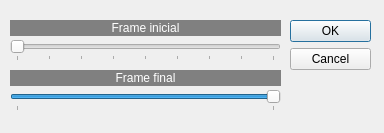
<?xml version="1.0" encoding="UTF-8"?>
<ui version="4.0">
 <class>Movimiento</class>
 <widget class="QDialog" name="Movimiento">
  <property name="geometry">
   <rect>
    <x>0</x>
    <y>0</y>
    <width>384</width>
    <height>133</height>
   </rect>
  </property>
  <property name="windowTitle">
   <string>Movimiento</string>
  </property>
  <widget class="QDialogButtonBox" name="buttonBox">
   <property name="geometry">
    <rect>
     <x>290</x>
     <y>20</y>
     <width>81</width>
     <height>71</height>
    </rect>
   </property>
   <property name="orientation">
    <enum>Qt::Vertical</enum>
   </property>
   <property name="standardButtons">
    <set>QDialogButtonBox::Cancel|QDialogButtonBox::Ok</set>
   </property>
  </widget>
  <widget class="QLabel" name="label">
   <property name="geometry">
    <rect>
     <x>10</x>
     <y>20</y>
     <width>271</width>
     <height>16</height>
    </rect>
   </property>
   <property name="styleSheet">
    <string notr="true">background-color: rgb(128, 128, 128);
color: rgb(255, 255, 255);</string>
   </property>
   <property name="text">
    <string>Frame inicial</string>
   </property>
   <property name="alignment">
    <set>Qt::AlignCenter</set>
   </property>
  </widget>
  <widget class="QLabel" name="label_2">
   <property name="geometry">
    <rect>
     <x>10</x>
     <y>70</y>
     <width>271</width>
     <height>16</height>
    </rect>
   </property>
   <property name="styleSheet">
    <string notr="true">background-color: rgb(128, 128, 128);
color: rgb(255, 255, 255);</string>
   </property>
   <property name="text">
    <string>Frame final</string>
   </property>
   <property name="alignment">
    <set>Qt::AlignCenter</set>
   </property>
  </widget>
  <widget class="QSlider" name="horizontalSlider_2">
   <property name="geometry">
    <rect>
     <x>10</x>
     <y>90</y>
     <width>271</width>
     <height>21</height>
    </rect>
   </property>
   <property name="minimum">
    <number>1</number>
   </property>
   <property name="maximum">
    <number>100</number>
   </property>
   <property name="value">
    <number>100</number>
   </property>
   <property name="orientation">
    <enum>Qt::Horizontal</enum>
   </property>
   <property name="tickPosition">
    <enum>QSlider::TicksBelow</enum>
   </property>
   <property name="tickInterval">
    <number>100</number>
   </property>
  </widget>
  <widget class="QSlider" name="horizontalSlider">
   <property name="geometry">
    <rect>
     <x>10</x>
     <y>40</y>
     <width>271</width>
     <height>21</height>
    </rect>
   </property>
   <property name="minimum">
    <number>0</number>
   </property>
   <property name="maximum">
    <number>256</number>
   </property>
   <property name="pageStep">
    <number>16</number>
   </property>
   <property name="orientation">
    <enum>Qt::Horizontal</enum>
   </property>
   <property name="tickPosition">
    <enum>QSlider::TicksBelow</enum>
   </property>
   <property name="tickInterval">
    <number>32</number>
   </property>
  </widget>
 </widget>
 <resources/>
 <connections>
  <connection>
   <sender>buttonBox</sender>
   <signal>accepted()</signal>
   <receiver>Movimiento</receiver>
   <slot>accept()</slot>
   <hints>
    <hint type="sourcelabel">
     <x>248</x>
     <y>254</y>
    </hint>
    <hint type="destinationlabel">
     <x>157</x>
     <y>274</y>
    </hint>
   </hints>
  </connection>
  <connection>
   <sender>buttonBox</sender>
   <signal>rejected()</signal>
   <receiver>Movimiento</receiver>
   <slot>reject()</slot>
   <hints>
    <hint type="sourcelabel">
     <x>316</x>
     <y>260</y>
    </hint>
    <hint type="destinationlabel">
     <x>286</x>
     <y>274</y>
    </hint>
   </hints>
  </connection>
 </connections>
</ui>
